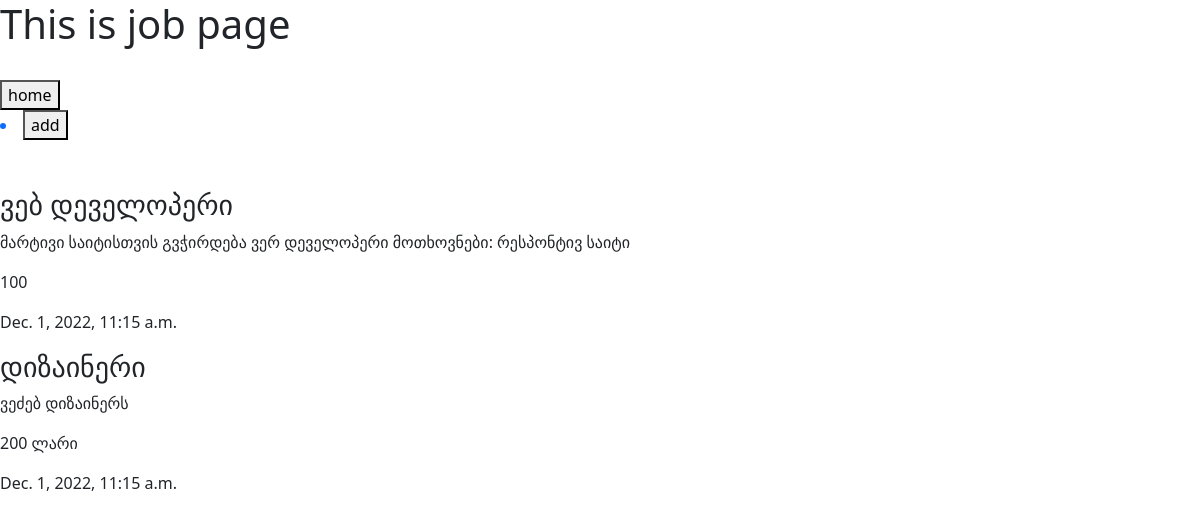
The page /vacancy/ on the database its author committed.
### vacancy/models.py (models this page shows, shortened)
class Articles(models.Model):
    title = models.CharField('Jobs_title', max_length=50)
    description = models.TextField('Job_description')
    budget = models.CharField('Budget', max_length=20)
    data = models.DateTimeField('Publishing_data')

### vacancy/views.py (the view)
# urls.py: path('vacancy/', include('vacancy.urls'))
def vacancy(request):
    jobs = Articles.objects.all()
    return render(request, 'vacancy/vacancy.html', {'jobs': jobs})

### vacancy/templates/vacancy/vacancy.html (shortened to what this page needs)
{% load static %}
<!doctype html>
<html lang="en">
<head>
    <link rel="stylesheet" href="https://cdn.jsdelivr.net/npm/bootstrap@5.2.3/dist/css/bootstrap.min.css">
</head>
<body>
    <h1>This is job page</h1>
    <br>
    <a href="{% url 'home' %}">
        <button>home</button></a>
    <a href="{% url 'create' %}">
        <li>
            <button>add</button>
        </li>
    </a>
    <br> <br>
    {% for el in jobs %}
       <div class="cont">
            <h3>{{ el.title }}</h3>
            <p>{{ el.description }}</p>
            <p>{{ el.budget }}</p>
            <p>{{ el.data }}</p>
       </div>
    {% endfor %} <br> <br> <br>
</body>
</html>

### rows shown on the page
Articles: title "ვებ დეველოპერი", description "მარტივი საიტისთვის გვჭირდება ვერ დეველოპერი მოთხოვნები: რესპონტივ საიტი", budget "100", data "Dec. 1, 2022, 11:15 a.m."
Articles: title "დიზაინერი", description "ვეძებ დიზაინერს", budget "200 ლარი", data "Dec. 1, 2022, 11:15 a.m."
